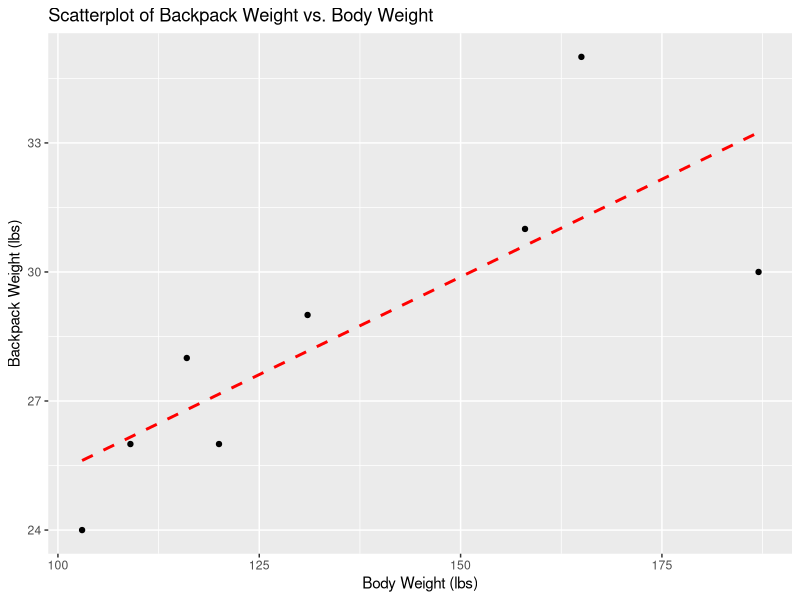
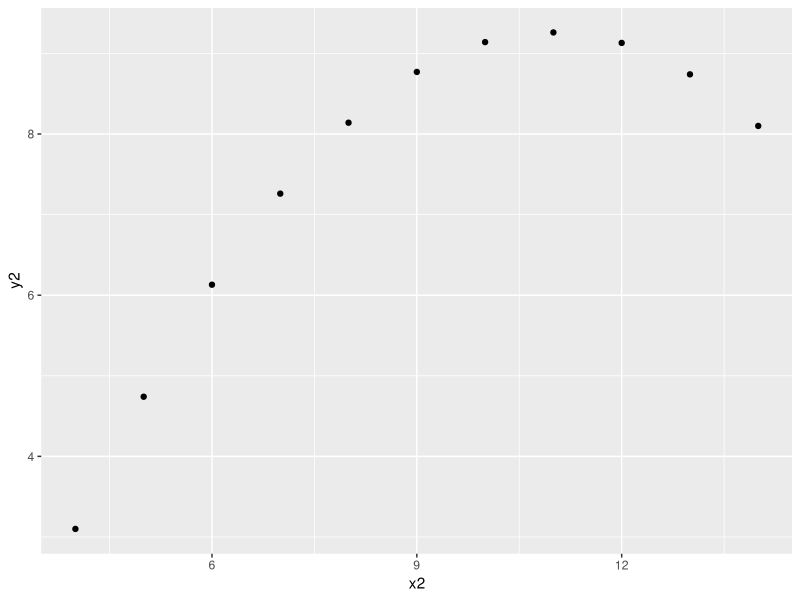

Generate these figures, in order, with R:
## ---- chunk 1
knitr::opts_chunk$set(echo = TRUE)
## ---- chunk 2
body_wgt<-c(120, 187, 109, 103, 131, 165, 158, 116)
backpack_wgt<-c(26, 30, 26, 24, 29, 35, 31, 28)

backpack_df<-data.frame(body_wgt, backpack_wgt)
## ---- chunk 3
library(tidyverse)

ggplot(backpack_df, aes(x=body_wgt, y=backpack_wgt)) +
  geom_point()+
  geom_smooth(method="lm",se=FALSE,color="red",lty=2)+
  xlab("Body Weight (lbs)") +
  ylab("Backpack Weight (lbs)") +
  ggtitle("Scatterplot of Backpack Weight vs. Body Weight")
## ---- chunk 4
## INSERT CODE HERE ##

cor(body_wgt, backpack_wgt)
## ---- chunk 5
## YOU TRY IT
cor(backpack_wgt, body_wgt)
## ---- chunk 6
data("anscombe")
str(anscombe)
## ---- chunk 7
## SPACE FOR YOUR WORK ##
ggplot(anscombe, aes(x=x2,y=y2)) + 
  geom_point()

meanx = mean(anscombe$x2)
meany = mean(anscombe$y2)
sdx = sd(anscombe$x2)
sdy = sd(anscombe$y2)
correl = cor(anscombe$x2,anscombe$y2)

meanx
meany
sdx
sdy
correl

## ---- chunk 8
## INSERT CODE HERE ##
## ---- chunk 9
# Y~X
## INSERT CODE HERE ##
mod=lm(backpack_wgt~body_wgt,data=backpack_df)
summary(mod)
